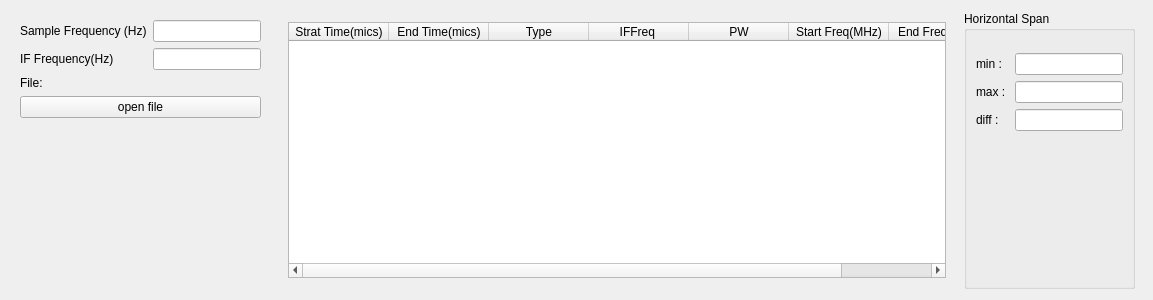
<?xml version="1.0" encoding="UTF-8"?>
<ui version="4.0">
 <class>Form</class>
 <widget class="QWidget" name="Form">
  <property name="geometry">
   <rect>
    <x>0</x>
    <y>0</y>
    <width>1153</width>
    <height>300</height>
   </rect>
  </property>
  <property name="windowTitle">
   <string>Form</string>
  </property>
  <layout class="QHBoxLayout" name="horizontalLayout_3">
   <item>
    <widget class="QWidget" name="controlWidget" native="true">
     <layout class="QHBoxLayout" name="horizontalLayout" stretch="0,2,0,0">
      <property name="spacing">
       <number>7</number>
      </property>
      <property name="leftMargin">
       <number>0</number>
      </property>
      <property name="topMargin">
       <number>0</number>
      </property>
      <property name="rightMargin">
       <number>0</number>
      </property>
      <property name="bottomMargin">
       <number>0</number>
      </property>
      <item>
       <widget class="QWidget" name="toolsWidget" native="true">
        <layout class="QFormLayout" name="formLayout">
         <item row="0" column="0">
          <widget class="QLabel" name="label">
           <property name="text">
            <string>Sample Frequency (Hz)</string>
           </property>
          </widget>
         </item>
         <item row="0" column="1">
          <widget class="QLineEdit" name="sampleFreqLineEdit"/>
         </item>
         <item row="1" column="0">
          <widget class="QLabel" name="label_2">
           <property name="text">
            <string>IF Frequency(Hz)</string>
           </property>
          </widget>
         </item>
         <item row="1" column="1">
          <widget class="QLineEdit" name="IFLineEdit"/>
         </item>
         <item row="4" column="0" colspan="2">
          <widget class="QPushButton" name="openFileBtn">
           <property name="text">
            <string>open file</string>
           </property>
          </widget>
         </item>
         <item row="2" column="0">
          <widget class="QLabel" name="label_6">
           <property name="text">
            <string>File:</string>
           </property>
          </widget>
         </item>
         <item row="2" column="1">
          <widget class="QLabel" name="FileNameLabel">
           <property name="text">
            <string/>
           </property>
          </widget>
         </item>
        </layout>
       </widget>
      </item>
      <item>
       <widget class="QWidget" name="tableContainerWidget" native="true">
        <layout class="QHBoxLayout" name="horizontalLayout_2">
         <property name="spacing">
          <number>0</number>
         </property>
         <property name="leftMargin">
          <number>11</number>
         </property>
         <property name="topMargin">
          <number>11</number>
         </property>
         <property name="rightMargin">
          <number>11</number>
         </property>
         <property name="bottomMargin">
          <number>11</number>
         </property>
         <item>
          <widget class="QTableWidget" name="tableWidget">
           <column>
            <property name="text">
             <string>Strat Time(mics)</string>
            </property>
           </column>
           <column>
            <property name="text">
             <string>End Time(mics)</string>
            </property>
           </column>
           <column>
            <property name="text">
             <string>Type</string>
            </property>
           </column>
           <column>
            <property name="text">
             <string>IFFreq </string>
            </property>
           </column>
           <column>
            <property name="text">
             <string>PW</string>
            </property>
           </column>
           <column>
            <property name="text">
             <string>Start Freq(MHz)</string>
            </property>
           </column>
           <column>
            <property name="text">
             <string>End Freq(MHz)</string>
            </property>
           </column>
          </widget>
         </item>
        </layout>
       </widget>
      </item>
      <item>
       <widget class="QGroupBox" name="groupBox">
        <property name="title">
         <string>Horizontal Span</string>
        </property>
        <layout class="QFormLayout" name="formLayout_2">
         <property name="topMargin">
          <number>22</number>
         </property>
         <item row="0" column="0">
          <widget class="QLabel" name="label_3">
           <property name="text">
            <string>min : </string>
           </property>
          </widget>
         </item>
         <item row="0" column="1">
          <widget class="QLineEdit" name="HSMinLineEdit">
           <property name="readOnly">
            <bool>true</bool>
           </property>
          </widget>
         </item>
         <item row="1" column="0">
          <widget class="QLabel" name="label_4">
           <property name="text">
            <string>max : </string>
           </property>
          </widget>
         </item>
         <item row="2" column="0">
          <widget class="QLabel" name="label_5">
           <property name="text">
            <string>diff : </string>
           </property>
          </widget>
         </item>
         <item row="1" column="1">
          <widget class="QLineEdit" name="HSMaxLineEdit"/>
         </item>
         <item row="2" column="1">
          <widget class="QLineEdit" name="HSDiffLineEdit"/>
         </item>
        </layout>
       </widget>
      </item>
      <item>
       <widget class="QWidget" name="verticalSpanResultWidget" native="true">
        <layout class="QVBoxLayout" name="verticalSpanResultLayout">
         <property name="spacing">
          <number>7</number>
         </property>
         <property name="leftMargin">
          <number>0</number>
         </property>
         <property name="topMargin">
          <number>0</number>
         </property>
         <property name="rightMargin">
          <number>0</number>
         </property>
         <property name="bottomMargin">
          <number>0</number>
         </property>
        </layout>
       </widget>
      </item>
     </layout>
    </widget>
   </item>
  </layout>
 </widget>
 <resources/>
 <connections/>
</ui>
